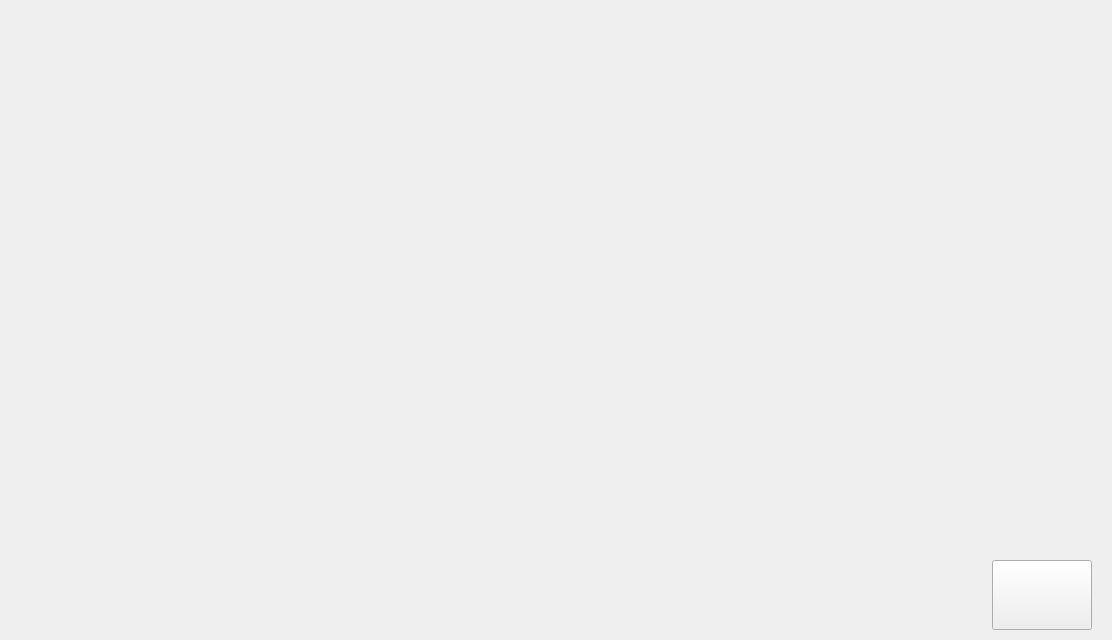
<?xml version="1.0" encoding="UTF-8"?>
<ui version="4.0">
 <class>GameBoard</class>
 <widget class="QWidget" name="GameBoard">
  <property name="geometry">
   <rect>
    <x>0</x>
    <y>0</y>
    <width>1112</width>
    <height>640</height>
   </rect>
  </property>
  <property name="windowTitle">
   <string>Form</string>
  </property>
  <widget class="Player" name="player" native="true">
   <property name="geometry">
    <rect>
     <x>1</x>
     <y>1</y>
     <width>300</width>
     <height>641</height>
    </rect>
   </property>
  </widget>
  <widget class="GameLogic" name="gameCore" native="true">
   <property name="geometry">
    <rect>
     <x>300</x>
     <y>50</y>
     <width>512</width>
     <height>512</height>
    </rect>
   </property>
   <property name="minimumSize">
    <size>
     <width>512</width>
     <height>512</height>
    </size>
   </property>
  </widget>
  <widget class="Player" name="enemy" native="true">
   <property name="geometry">
    <rect>
     <x>812</x>
     <y>1</y>
     <width>300</width>
     <height>641</height>
    </rect>
   </property>
  </widget>
  <widget class="QLabel" name="backPic">
   <property name="geometry">
    <rect>
     <x>3</x>
     <y>1</y>
     <width>1111</width>
     <height>641</height>
    </rect>
   </property>
   <property name="text">
    <string/>
   </property>
   <property name="pixmap">
    <pixmap resource="testWidget.qrc">:/background/Resources/background/wall.png</pixmap>
   </property>
   <property name="scaledContents">
    <bool>true</bool>
   </property>
  </widget>
  <widget class="QLabel" name="label">
   <property name="geometry">
    <rect>
     <x>280</x>
     <y>30</y>
     <width>551</width>
     <height>551</height>
    </rect>
   </property>
   <property name="text">
    <string/>
   </property>
   <property name="pixmap">
    <pixmap resource="testWidget.qrc">:/background/Resources/background/wall_core.png</pixmap>
   </property>
   <property name="scaledContents">
    <bool>true</bool>
   </property>
  </widget>
  <widget class="MainSceneButton" name="pushButton">
   <property name="geometry">
    <rect>
     <x>992</x>
     <y>560</y>
     <width>100</width>
     <height>70</height>
    </rect>
   </property>
   <property name="text">
    <string/>
   </property>
   <property name="icon">
    <iconset resource="testWidget.qrc">
     <normaloff>:/button/Resources/button/Refresh_button.png</normaloff>:/button/Resources/button/Refresh_button.png</iconset>
   </property>
   <property name="iconSize">
    <size>
     <width>100</width>
     <height>70</height>
    </size>
   </property>
  </widget>
  <zorder>backPic</zorder>
  <zorder>player</zorder>
  <zorder>enemy</zorder>
  <zorder>label</zorder>
  <zorder>gameCore</zorder>
  <zorder>pushButton</zorder>
 </widget>
 <customwidgets>
  <customwidget>
   <class>Player</class>
   <extends>QWidget</extends>
   <header location="global">player.h</header>
   <container>1</container>
  </customwidget>
  <customwidget>
   <class>GameLogic</class>
   <extends>QWidget</extends>
   <header location="global">gamelogic.h</header>
   <container>1</container>
  </customwidget>
  <customwidget>
   <class>MainSceneButton</class>
   <extends>QPushButton</extends>
   <header location="global">mainscenebutton.h</header>
  </customwidget>
 </customwidgets>
 <resources>
  <include location="testWidget.qrc"/>
 </resources>
 <connections>
  <connection>
   <sender>pushButton</sender>
   <signal>clicked()</signal>
   <receiver>GameBoard</receiver>
   <slot>makeBoardFilledAgain()</slot>
   <hints>
    <hint type="sourcelabel">
     <x>1038</x>
     <y>603</y>
    </hint>
    <hint type="destinationlabel">
     <x>1036</x>
     <y>667</y>
    </hint>
   </hints>
  </connection>
 </connections>
 <slots>
  <slot>makeBoardFilledAgain()</slot>
 </slots>
</ui>
